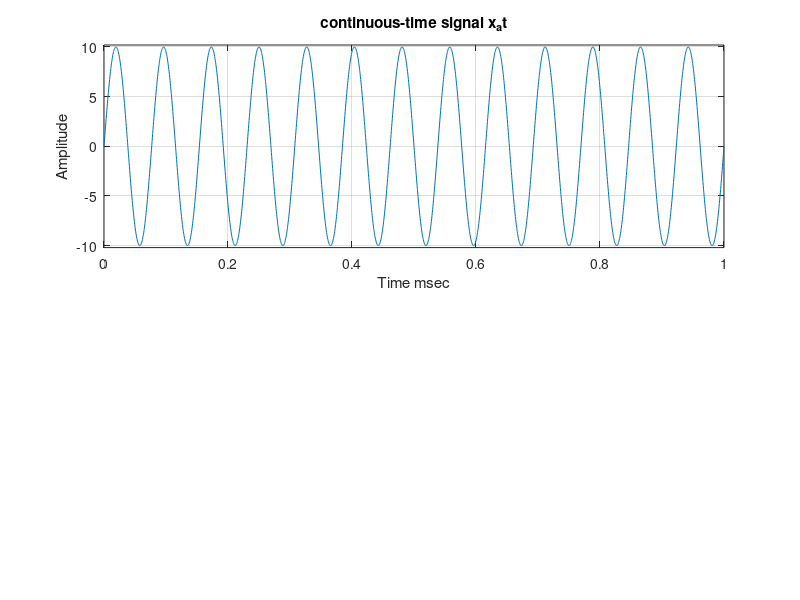

Source code (MATLAB):
clc; 
close all; 
clear all;
t = 0:0.0005:1;
a = 10 ;f=13;
xa = a*sin(2*pi*f*t);
subplot(2,1,1)
plot(t,xa);
grid 
xlabel('Time msec');
ylabel ('Amplitude');
title('continuous-time signal x_{a}{t}');
axis([0 1 -10.2 10.2])
